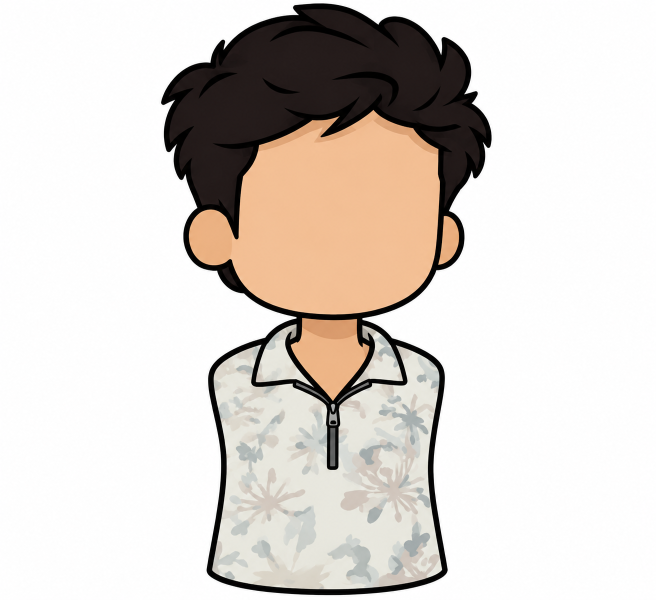
#> input picture src/char.png, 1312 x 1199 px (shown at 1/2 size); the run also reads 1 picture not shown here
$ python build_chibi.py
#> lines starting #> are read from the running program, lines starting #| are printed output that depends on the picture; after the words box and inside, x2 and y2 are one past the last pixel; in counts of white or black regions, pixels touching at a corner belong together
### lib.py
"""Core helpers: alpha extraction, line cuts, part export."""
import numpy as np
from PIL import Image, ImageFilter
from scipy import ndimage
import os, io, math

SRC = os.path.join(os.path.dirname(__file__), 'src')
OUT = os.path.join(os.path.dirname(__file__), 'assets')
os.makedirs(OUT, exist_ok=True)


def load_rgba(path):
    """Load image, key out the EXTERIOR white background only (keep interior whites)."""
#> called with path = 'src/char.png'
    im = Image.open(path).convert('RGB')
#> im is the input picture: PIL image 1312x1199 RGB; mean R, G, B 218.8, 212.5, 207
    a = np.array(im).astype(np.float32)
    mn = a.min(2)                      # min channel
    near_white = mn >= 238             # background is 253-255
#> near_white: shape (1199, 1312) bool; 65% white; 3 black regions (2 under 20 px), largest, box (x1, y1, x2, y2) and area: (322, 6, 984, 1191) 549951
    # flood from border
    lbl, n = ndimage.label(near_white)
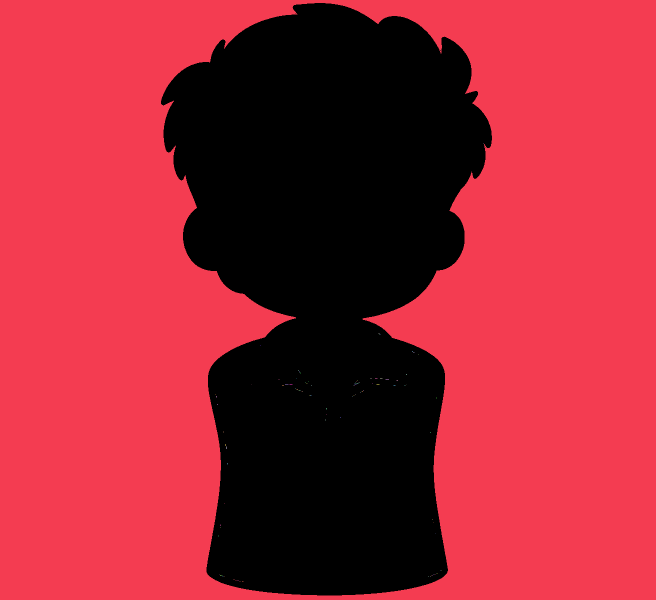
#> lbl: shape (1199, 1312) int32 (shown at 1/2 size); 112 distinct labels, from 0 to 111; one colour per label, 0 black
#> n = 111
    border = np.concatenate([lbl[0, :], lbl[-1, :], lbl[:, 0], lbl[:, -1]])
#> border = 5022 values from 1 to 1
    bg_ids = np.unique(border[border > 0])
#> bg_ids = [1]
    exterior = np.isin(lbl, bg_ids)
#> exterior: shape (1199, 1312) bool; 65% white; 3 black regions (2 under 20 px), largest, box (x1, y1, x2, y2) and area: (322, 6, 984, 1191) 550153
    # soft edge: pixels adjacent to exterior with high luminance become semi-transparent
    dil = ndimage.binary_dilation(exterior, iterations=2)
#> dil: shape (1199, 1312) bool; 65.5% white; 1 black region, box (x1, y1, x2, y2) and area: (324, 8, 982, 1189) 542691
    alpha = np.where(exterior, 0.0, 1.0).astype(np.float32)
    edge_band = dil & ~exterior & (mn > 200)
#> edge_band: shape (1199, 1312) bool; 0.06% white in thin lines or dots, all inside (x1, y1, x2, y2) = (322, 6, 984, 1191)
    alpha[edge_band] = np.clip((238.0 - mn[edge_band]) / 38.0, 0.0, 1.0)
#> alpha: shape (1199, 1312) float32; min 0, max 1, mean 0.349
    # kill isolated specks
    solid = alpha > 0.02
#> solid: shape (1199, 1312) bool; 35% white; 3 white regions (2 under 20 px), largest, box (x1, y1, x2, y2) and area: (322, 6, 984, 1191) 550152
    lbl2, n2 = ndimage.label(solid)
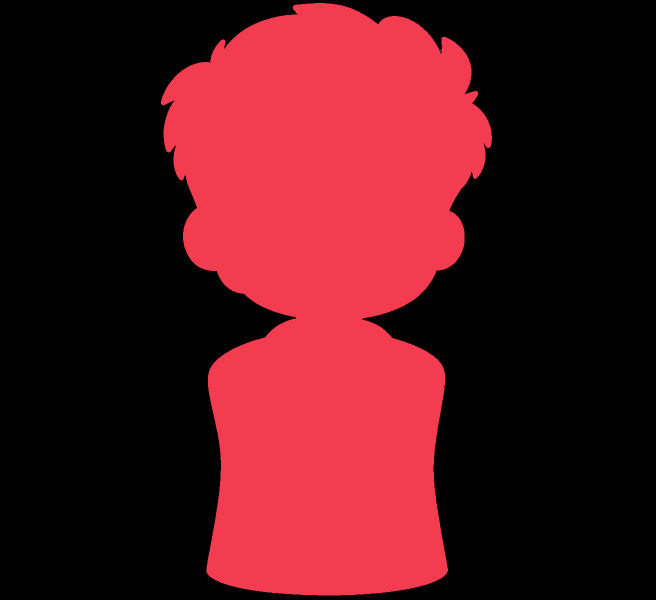
#> lbl2: shape (1199, 1312) int32 (shown at 1/2 size); 5 distinct labels, from 0 to 4; one colour per label, 0 black
#> n2 = 4
    if n2 > 0:
        sizes = ndimage.sum(solid, lbl2, range(1, n2 + 1))
#> sizes = [550151, 1, 2, 1]
        keep = np.isin(lbl2, np.where(sizes > 60)[0] + 1)
#> keep: shape (1199, 1312) bool; 35% white; 1 white region, box (x1, y1, x2, y2) and area: (322, 6, 984, 1191) 550151
        alpha[~keep] = 0.0
#> alpha: shape (1199, 1312) float32; min 0, max 1, mean 0.349
    # --- defringe: replace edge RGB with the nearest fully-opaque colour
    rgb = a[:, :, :3].copy()
    opaque = alpha > 0.92
#> opaque: shape (1199, 1312) bool; 34.9% white; 1 white region, box (x1, y1, x2, y2) and area: (322, 6, 983, 1191) 549205
    if opaque.any():
        # nearest opaque pixel for every pixel
        ind = ndimage.distance_transform_edt(~opaque, return_distances=False, return_indices=True)
        near = rgb[ind[0], ind[1]]
        dist = ndimage.distance_transform_edt(~opaque)
        band = (alpha > 0.02) & ((alpha < 0.995) | (dist <= 1.6))
        rgb[band] = near[band]
    out = np.dstack([rgb.astype(np.uint8), (alpha * 255).astype(np.uint8)])
    return Image.fromarray(out, 'RGBA'), alpha


# [7 lines left out: function halfplane, not called in this run]


def ellipse(w, h, cx, cy, rx, ry):
    yy, xx = np.mgrid[0:h, 0:w]
    return ((xx - cx) / rx) ** 2 + ((yy - cy) / ry) ** 2 <= 1.0


def rect(w, h, x0, y0, x1, y1):
    yy, xx = np.mgrid[0:h, 0:w]
    return (xx >= x0) & (xx <= x1) & (yy >= y0) & (yy <= y1)


# [57 lines left out: functions poly_mask, cut, save, b64, defringe_rgba, not called in this run]

### build_chibi.py
"""Chibi stick-figure rig — asset build.

Splits the uploaded bust into head / body / neck, cuts a clean eye out of the
blink sheet (as a shape + polygons, so the pupil can hide behind the lid) and
turns the 16-frame mouth chart into one aligned sprite sheet.
"""
import json, os, sys
import numpy as np, cv2
from PIL import Image, ImageDraw, ImageFilter
from scipy import ndimage

sys.path.insert(0, os.path.dirname(__file__))
from lib import load_rgba

cv2.setNumThreads(0)
HERE = os.path.dirname(os.path.abspath(__file__))
SRC = os.path.join(HERE, 'src')
OUT = os.path.join(HERE, 'assets')
os.makedirs(OUT, exist_ok=True)

MAN = {}

# ------------------------------------------------------------------ character
char, _ = load_rgba(os.path.join(SRC, 'char.png'))
CW, CH = char.size
#> CW = 1312; CH = 1199
A = np.array(char)
alpha = A[:, :, 3]
solid = alpha > 40
#> solid: shape (1199, 1312) bool; 35% white; 1 white region, box (x1, y1, x2, y2) and area: (322, 6, 984, 1191) 549969

# --- find the neck: narrowest row in the chin..collar band
band = solid[600:720].sum(1)
#> band = 120 values, max 442 at index 119, min 135 at index 36, mean 279.3
neck_y = 600 + int(np.argmin(band))
#> neck_y = 636
print('neck row', neck_y, 'width', band.min())
#| neck row 636 width 135

SPLIT = neck_y + 2                     # head keeps everything above
#> SPLIT = 638
head = A.copy(); head[SPLIT:] = 0
body = A.copy(); body[:SPLIT] = 0

# trim both to their content boxes and remember where they sit
def crop_rgba(arr):
    a = arr[:, :, 3]
#> a: shape (1199, 1312)
    ys, xs = np.where(a > 0)
    y0, y1, x0, x1 = ys.min(), ys.max() + 1, xs.min(), xs.max() + 1
#> y0 = 6; y1 = 638; x0 = 322; x1 = 984
    return arr[y0:y1, x0:x1], (int(x0), int(y0))

head_a, head_xy = crop_rgba(head)
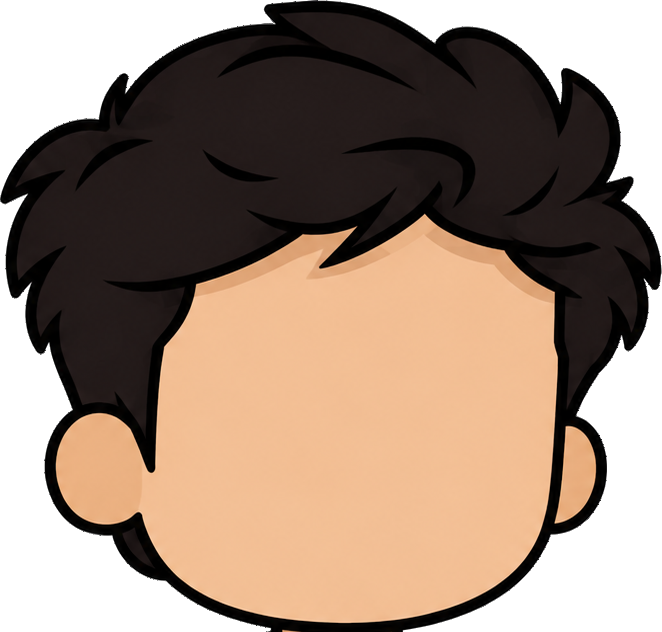
#> head_a: shape (632, 662, 4); mean R, G, B, A 156.5, 135.6, 120.2, 193.2; transparent parts drawn white
#> head_xy = (322, 6)
body_a, body_xy = crop_rgba(body)
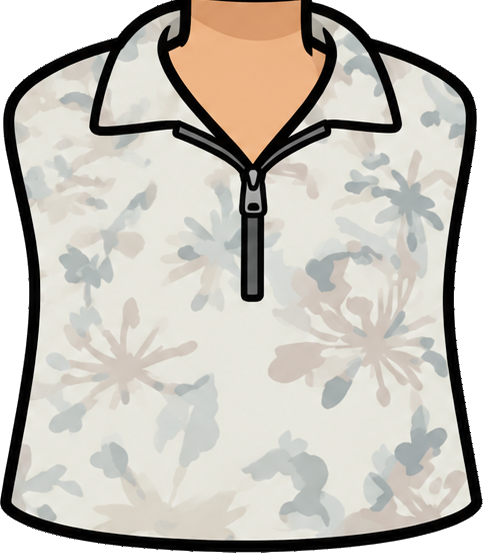
#> body_a: shape (553, 483, 4); mean R, G, B, A 198.9, 194.6, 186.3, 222.1; transparent parts drawn white
#> body_xy = (413, 638)
Image.fromarray(head_a, 'RGBA').save(os.path.join(OUT, 'head.png'))
Image.fromarray(body_a, 'RGBA').save(os.path.join(OUT, 'body.png'))
print('head', head_a.shape[1], 'x', head_a.shape[0], head_xy, ' body', body_a.shape[1], 'x', body_a.shape[0], body_xy)
#| head 662 x 632 (322, 6)  body 483 x 553 (413, 638)

# --- neck stub (drawn behind the head so a tilted head never opens a hole)
nx0, nx1 = 655 - 88, 655 + 88
stub_top, stub_bot = neck_y - 70, neck_y + 70
#> stub_top = 566; stub_bot = 706
stub = Image.new('RGBA', (nx1 - nx0, stub_bot - stub_top), (0, 0, 0, 0))
#> stub: PIL image 176x140 RGBA; every value is 0
d = ImageDraw.Draw(stub)
d.rounded_rectangle([0, 0, stub.width - 1, stub.height - 1], radius=40, fill=(218, 155, 109, 255))
# soft shading at the bottom (chin shadow) so it never looks like a flat bar
arr = np.array(stub).astype(np.float32)
h = arr.shape[0]
#> h = 140
for i in range(h):
    k = i / (h - 1)
    shade = 1.0 - 0.16 * (k ** 2)
    arr[i, :, :3] *= shade
stub = Image.fromarray(np.clip(arr, 0, 255).astype(np.uint8), 'RGBA')
stub.save(os.path.join(OUT, 'neck.png'))
MAN['neck'] = dict(file='neck', x=nx0, y=stub_top, w=stub.width, h=stub.height)

# --- face geometry (where the features live on the 1312x1199 canvas)
FACE = dict(cx=655, eyeY=396, eyeDX=112, eyeW=122, eyeH=134,
            mouthX=655, mouthY=505, headPivot=[655, 646])
MAN['canvas'] = [CW, CH]
MAN['head'] = dict(file='head', x=head_xy[0], y=head_xy[1], w=head_a.shape[1], h=head_a.shape[0])
MAN['body'] = dict(file='body', x=body_xy[0], y=body_xy[1], w=body_a.shape[1], h=body_a.shape[0])
MAN['face'] = FACE
MAN['split'] = int(SPLIT)
MAN['rig'] = dict(
    canvas=[CW, 1600],
    shoulderL=[body_xy[0] + 12, body_xy[1] + 112],
    shoulderR=[body_xy[0] + body_a.shape[1] - 12, body_xy[1] + 112],
    hipL=[body_xy[0] + 128, body_xy[1] + body_a.shape[0] - 14],
    hipR=[body_xy[0] + body_a.shape[1] - 128, body_xy[1] + body_a.shape[0] - 14],
    upperArm=205, foreArm=200, thigh=215, shin=205, hand=15, foot=30,
)
MAN['skin'] = [243, 191, 148]
MAN['ink'] = [10, 8, 8]

# ------------------------------------------------------------------ eye shape
sheet = Image.open(os.path.join(SRC, 'eyes_sheet.png')).convert('RGB')
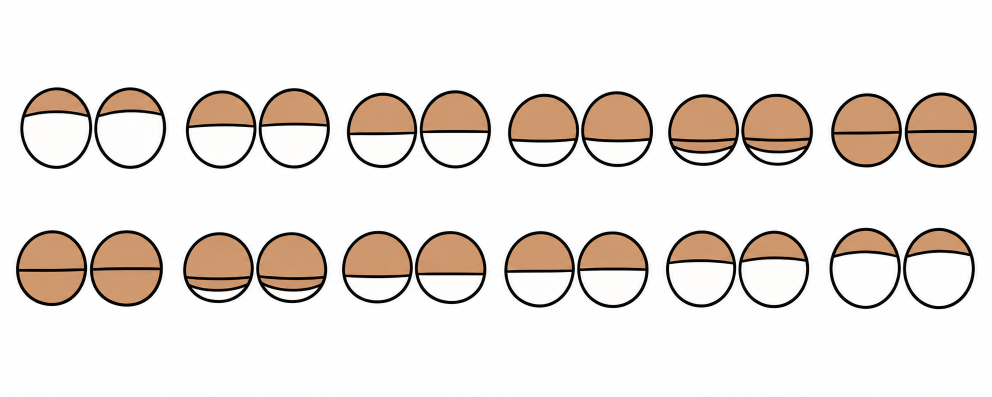
#> input picture src/eyes_sheet.png, 1983 x 793 px (shown at 1/2 size)
#> sheet is the input picture: PIL image 1983x793 RGB; mean R, G, B 234.6, 227.6, 222.4
S = np.array(sheet).astype(int)
nz = ~((S.min(2) > 236) & (np.abs(S[:, :, 0] - S[:, :, 2]) < 12))
#> nz: shape (793, 1983) bool; 18.6% white; 38 white regions (14 under 20 px), largest, box (x1, y1, x2, y2) and area: (179, 460, 326, 614) 17910, (1809, 184, 1954, 336) 17448, (32, 460, 175, 613) 17229
# cell 0 = first frame, both eyes; take the LEFT eye only
cell = nz[174:338, 34:200]
#> cell: shape (164, 166) bool; 30.3% white; 4 white regions (2 under 20 px), largest, box (x1, y1, x2, y2) and area: (6, 0, 151, 164) 7690, (154, 38, 166, 127) 562
cell = ndimage.binary_fill_holes(cell)
#> cell: shape (164, 166) bool; 70.7% white; 3 black regions, box (x1, y1, x2, y2) and area: (85, 0, 166, 164) 4232, (0, 0, 75, 164) 3570, (161, 61, 166, 109) 176
_lbl, _n = ndimage.label(cell)
#> _lbl: shape (164, 166) int32; 3 distinct labels, from 0 to 2
if _n > 1:
    _sz = ndimage.sum(cell, _lbl, range(1, _n + 1))
    cell = _lbl == (int(np.argmax(_sz)) + 1)          # drop the neighbour eye's sliver
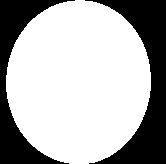
#> cell: shape (164, 166) bool; 68.6% white; 2 black regions, box (x1, y1, x2, y2) and area: (85, 0, 166, 164) 4970, (0, 0, 75, 164) 3570
ys, xs = np.where(cell)
#> ys = 18684 values from 0 to 163; xs = 18684 values, max 150 at index 8025, min 6 at index 8314, mean 78.17
y0, y1, x0, x1 = ys.min(), ys.max() + 1, xs.min(), xs.max() + 1
#> y0 = 0; y1 = 164; x0 = 6; x1 = 151
eye_m = cell[y0:y1, x0:x1]
#> eye_m: shape (164, 145) bool; 78.6% white; 4 black regions, box (x1, y1, x2, y2) and area: (0, 0, 69, 75) 1327, (83, 91, 145, 164) 1276, (0, 92, 63, 164) 1259, (79, 0, 145, 72) 1234
EH, EW = eye_m.shape
#> EH = 164; EW = 145
print('eye native', EW, 'x', EH)
#| eye native 145 x 164

# outline thickness: distance from the outside to the sclera
inner = ndimage.binary_erosion(eye_m, iterations=int(round(min(EW, EH) * 0.048)))
#> inner: shape (164, 145) bool; 66.1% white; 1 black region, box (x1, y1, x2, y2) and area: (0, 0, 145, 164) 8064
# clean the inner blob a little (rounder, no lash specks)
inner = ndimage.binary_opening(inner, np.ones((5, 5)))
inner = ndimage.binary_closing(inner, np.ones((7, 7)))
inner = ndimage.binary_fill_holes(inner)
lbl, n = ndimage.label(inner)
#> n = 1
if n > 1:
    sizes = ndimage.sum(inner, lbl, range(1, n + 1))
    inner = lbl == (int(np.argmax(sizes)) + 1)

# eye sprite: white sclera + the artwork's own black ring
eye_rgb = np.zeros((EH, EW, 3), np.uint8) + 255
ring = eye_m & ~inner
#> ring: shape (164, 145) bool; 12.5% white; 1 white region
dists = ndimage.distance_transform_edt(inner)        # distance from the sclera edge
hard = (dists < min(EW, EH) * 0.055) & ring          # ink ring hugs the sclera
eye_rgb[hard] = (10, 8, 8)
eye_rgba = np.dstack([eye_rgb, (eye_m * 255).astype(np.uint8)])
eye_rgba[~eye_m] = (0, 0, 0, 0)
Image.fromarray(eye_rgba, 'RGBA').save(os.path.join(OUT, 'eye_open.png'))

# polygons for the app (outer silhouette + sclera) — normalised 0..1
def poly(mask, eps=0.9):
#> called with eps = 1.2
    cs, _ = cv2.findContours(mask.astype(np.uint8), cv2.RETR_EXTERNAL, cv2.CHAIN_APPROX_SIMPLE)
#> cs = 1 contour; box (x1, y1, x2, y2) and area: (0, 0, 145, 164) 18465
    c = max(cs, key=cv2.contourArea)
#> c = contour of 216 points, box (x1, y1, x2, y2) (0, 0, 145, 164), area 18465
    ap = cv2.approxPolyDP(c, eps, True).reshape(-1, 2).astype(float)
#> ap = 27 pairs, first value 0 to 144, second value 0 to 163
    return [[round(float(px) / EW, 4), round(float(py) / EH, 4)] for px, py in ap]


MAN['eye'] = dict(file='eye_open', w=EW, h=EH,
                  outer=poly(eye_m, 1.2), inner=poly(inner, 1.2))
#> in poly (call 2), `cs, _ = cv2.findContours(mask.astype(np.uint8), cv2.RETR_EXTERNAL, cv2..`: cs = 1 contour; box (x1, y1, x2, y2) and area: (7, 7, 138, 157) 15512

# ---- lid curves: for every frame, the lowest y of the skin-coloured lid
cells_x = [(40, 190), (371, 520), (693, 843), (1015, 1165), (1336, 1486),
           (1662, 1812), (32, 182), (365, 515), (684, 834), (1008, 1158),
           (1332, 1482), (1658, 1808)]
rows_y = [(174, 338)] * 6 + [(455, 619)] * 6


def lid_curve(ci):
    x0, x1 = cells_x[ci]; y0, y1 = rows_y[ci]
    sub = S[y0:y1, x0:x1]
    msk = nz[y0:y1, x0:x1]
    r, g, b = sub[:, :, 0], sub[:, :, 1], sub[:, :, 2]
    brown = (r > 120) & (r < 235) & (g > 80) & (g < 200) & (b < 175) & ((r - b) > 25)
    white = sub.min(2) > 225
    return msk, brown, white


NS = 21
curves = []
open_frac = []
for ci in range(12):
    msk, brown, white = lid_curve(ci)
    msk2 = ndimage.binary_fill_holes(msk)
    _l, _n2 = ndimage.label(msk2)
    if _n2 > 1:
        _s2 = ndimage.sum(msk2, _l, range(1, _n2 + 1))
        msk2 = _l == (int(np.argmax(_s2)) + 1)
    ys, xs = np.where(msk2)
    # rescale to the reference eye box so frames are comparable
    X0, X1, Y0, Y1 = xs.min(), xs.max(), ys.min(), ys.max()
    ref = (EW, EH)
    curve = []
    for i in range(NS):
        t = i / (NS - 1)
        px = int(round(X0 + t * (X1 - X0)))
        col = np.where(brown[:, px])[0] if px < brown.shape[1] else np.array([])
        if len(col):
            yy = col.max()
            curve.append(round(float(yy - Y0) / max(1, Y1 - Y0), 4))
        else:
            curve.append(1.0)
    curves.append(curve)
    wfrac = white.sum() / max(1, white.sum() + brown.sum())
    open_frac.append(round(float(wfrac), 4))
#> this loop made 12 passes
#> (X0, X1, Y0, Y1, wfrac) on passes 1 to 12: (0, 144, 0, 163, 0.824), (0, 141, 6, 163, 0.71), (0, 141, 11, 162, 0.641), (0, 143, 13, 160, 0.566), (0, 142, 14, 157, 0.474), (0, 141, 12, 160, 0.371), (0, 142, 5, 157, 0.352), (1, 142, 9, 151, 0.476), (0, 141, 6, 151, 0.581), (0, 141, 7, 160, 0.651), (0, 140, 5, 160, 0.761), (0, 143, 0, 162, 0.828)
#> pass 1, in lid_curve, `r, g, b = sub[:, :, 0], sub[:, :, 1], sub[:, :, 2]`:
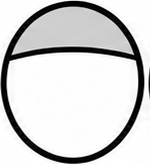
#> r: shape (164, 150) int64; min 0, max 255, mean 210.7
#> after the loop, curves = 12 items; open_frac = [0.824, 0.71, 0.641, 0.566, 0.474, 0.371, 0.352, 0.476, 0.581, 0.651, 0.761, 0.828]

print('eye polys ready')


# ------------------------------------------------------------------ mouth sheet
msheet = Image.open(os.path.join(SRC, 'mouth_sheet.png')).convert('RGB')
M = np.array(msheet).astype(int)
mnz = ~((M.min(2) > 236) & (np.abs(M[:, :, 0] - M[:, :, 2]) < 12))
cells = []
for (ry0, ry1) in [(130, 350), (432, 552)]:
    cs = mnz[ry0:ry1].sum(0)
    cols, inr = [], False
    for i, v in enumerate(cs):
        if v > 2 and not inr:
            s = i; inr = True
        elif v <= 2 and inr:
            cols.append((s, i - 1)); inr = False
    if inr:
        cols.append((s, len(cs) - 1))
    merged = []
    for c in cols:
        if merged and c[0] - merged[-1][1] < 25:
            merged[-1] = (merged[-1][0], c[1])
        else:
            merged.append(c)
    for c in merged:
        cells.append((c[0], ry0, c[1] + 1, ry1))
#> after the loop, cells = 16 items, first 6: (56, 130, 293, 350), (344, 130, 568, 350), (619, 130, 839, 350), (888, 130, 1108, 350), (1158, 130, 1373, 350), (1421, 130, 1630, 350); s = 1937

fr = []
for (x0, y0, x1, y1) in cells:
    sub = mnz[y0:y1, x0:x1]
    ys, xs = np.where(sub)
    fr.append((x0 + xs.min(), y0 + ys.min(), x0 + xs.max() + 1, y0 + ys.max() + 1))
#> this loop made 16 passes
#> (x0, y0, x1, y1) on passes 1 to 12: (56, 130, 293, 350), (344, 130, 568, 350), (619, 130, 839, 350), (888, 130, 1108, 350), (1158, 130, 1373, 350), (1421, 130, 1630, 350), (1682, 130, 1882, 350), (1936, 130, 2130, 350), (61, 432, 282, 552), (351, 432, 564, 552), (630, 432, 831, 552), (897, 432, 1098, 552)
#> after the loop, fr = 16 items, first 6: (56, 137, 293, 340), (344, 169, 568, 334), (619, 188, 839, 328), (888, 200, 1108, 319), (1158, 215, 1373, 315), (1421, 222, 1630, 311)
print('mouth frames', len(fr))
#| mouth frames 16

# every frame is centred in a common cell; frame 15 (the flat line) sets the
# resting height so an open mouth grows around the lip line
MW = max(b[2] - b[0] for b in fr) + 8
#> MW = 245
MH = max(b[3] - b[1] for b in fr) + 8
#> MH = 211
PAD_TOP = 3
mouth_rgba, _ = load_rgba(os.path.join(SRC, 'mouth_sheet.png'))
MO = np.array(mouth_rgba)
sheet_out = Image.new('RGBA', (MW * len(fr), MH), (0, 0, 0, 0))
rest_cy = None
for i, b in enumerate(fr):
    cellim = mouth_rgba.crop(tuple(int(v) for v in b))
    ca = np.array(cellim)
    ys, xs = np.where(ca[:, :, 3] > 8)
    cw, chh = xs.max() - xs.min() + 1, ys.max() - ys.min() + 1
    cellim = cellim.crop((xs.min(), ys.min(), xs.max() + 1, ys.max() + 1))
    px = i * MW + (MW - cw) // 2
    py = PAD_TOP
    sheet_out.alpha_composite(cellim, (px, py))
    if i == len(fr) - 1:
        rest_cy = py + chh / 2
#> this loop made 16 passes
#> (b, cw, chh, px, rest_cy) on pass 16: ((1937, 480, 2119, 512), 182, 32, 3706, 19)
#> (b, cw, chh, px) on passes 1 to 6: ((56, 137, 293, 340), 237, 203, 4), ((344, 169, 568, 334), 224, 165, 255), ((619, 188, 839, 328), 220, 140, 502), ((888, 200, 1108, 319), 220, 119, 747), ((1158, 215, 1373, 315), 215, 100, 995), ((1421, 222, 1630, 311), 209, 89, 1243)
sheet_out.save(os.path.join(OUT, 'mouth_sheet.png'))
print('mouth cell', MW, 'x', MH, 'sheet', sheet_out.size, 'rest_cy', rest_cy)
#| mouth cell 245 x 211 sheet (3920, 211) rest_cy 19.0

# target box on the character canvas
TGT_W = 132
mouth_h = int(round(MH * TGT_W / MW))
#> mouth_h = 114
MAN['mouth'] = dict(img='mouth_sheet', n=len(fr), fw=MW, fh=MH,
                    x=FACE['mouthX'] - TGT_W / 2, y=FACE['mouthY'],
                    tw=TGT_W, th=mouth_h)

def _py(o):
    import numpy as _np
    if isinstance(o, (_np.integer,)):
        return int(o)
    if isinstance(o, (_np.floating,)):
        return float(o)
    if isinstance(o, _np.ndarray):
        return o.tolist()
    raise TypeError(str(type(o)))


with open(os.path.join(OUT, 'manifest.json'), 'w') as f:
    json.dump(MAN, f, indent=1, default=_py)
with open(os.path.join(OUT, 'manifest.js'), 'w') as f:
    f.write('window.CHIBI = ' + json.dumps(MAN, default=_py) + ';\n')
print('manifest written')

# small preview so the build can be eyeballed
prev = Image.new('RGBA', (CW, CH), (255, 255, 255, 255))
prev.alpha_composite(char, (0, 0))
d = ImageDraw.Draw(prev)
for k in ('x',):
    x = FACE['cx'] - FACE['eyeDX']
    d.rectangle([x - FACE['eyeW'] / 2, FACE['eyeY'] - FACE['eyeH'] / 2,
                 x + FACE['eyeW'] / 2, FACE['eyeY'] + FACE['eyeH'] / 2], outline=(255, 0, 0))
    x = FACE['cx'] + FACE['eyeDX']
    d.rectangle([x - FACE['eyeW'] / 2, FACE['eyeY'] - FACE['eyeH'] / 2,
                 x + FACE['eyeW'] / 2, FACE['eyeY'] + FACE['eyeH'] / 2], outline=(255, 0, 0))
m = MAN['mouth']
#> m = {'img': 'mouth_sheet', 'n': 16, 'fw': 245, 'fh': 211, 'x': 589, 'y': 505, 'tw': 132, 'th': 114}
d.rectangle([m['x'], m['y'], m['x'] + m['tw'], m['y'] + m['th']], outline=(0, 120, 255))
prev.save(os.path.join(HERE, 'build_preview.png'))
print('ok')
